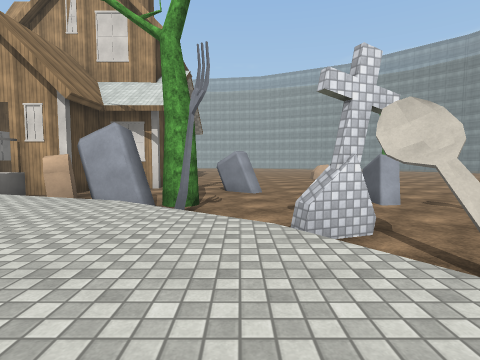
View 1 (above)

24 first-person views from a walk through a Unity game level. The camera is 1.3 m above the floor, tilts 4° down and sees 80° across. The floor is counted in squares, 2.4 m on a side. Each view is taken from the middle of a square. On the plan, view 1 faces up. The plan holds only what a view shows up to about 9 squares ahead; the rest is blank. The place goes on beyond the plan. The player character is not drawn. Some animated figures are not drawn. Door leaves are left out, so doorways stand open. Some surface patterns are stand-ins.

View 2
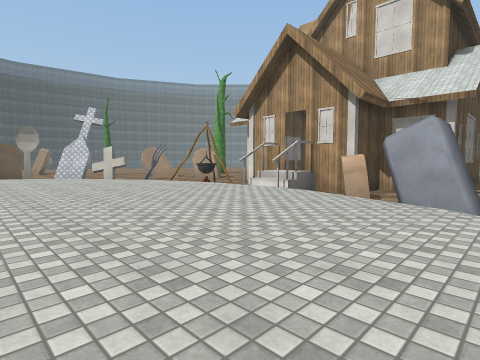

View 3
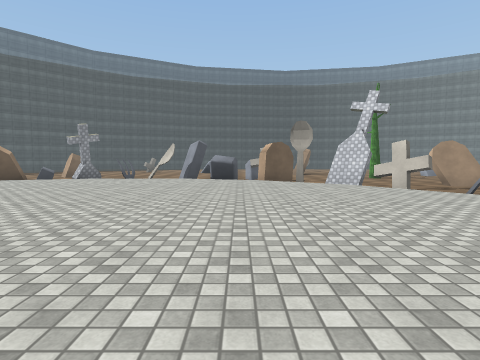

View 4
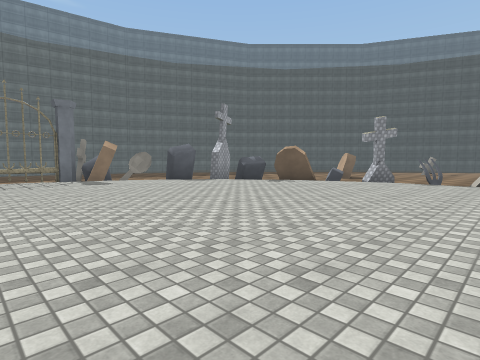

View 5
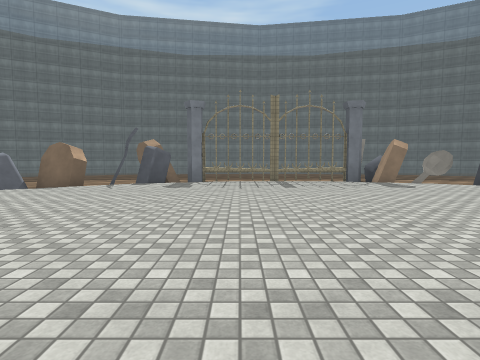

View 6
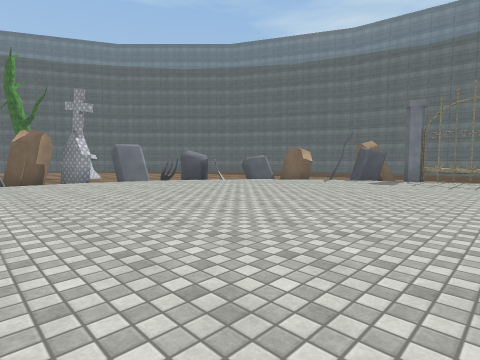

View 7
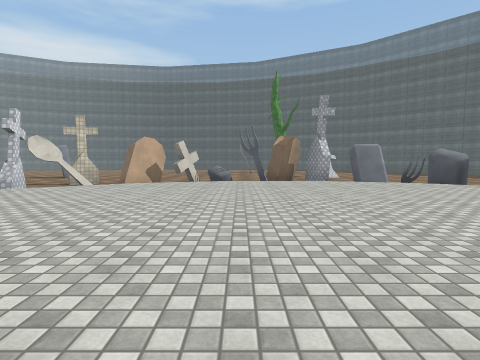

View 8
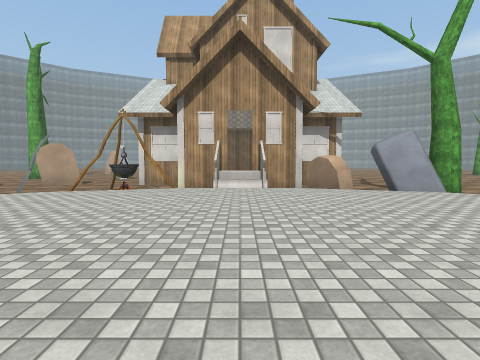

View 9
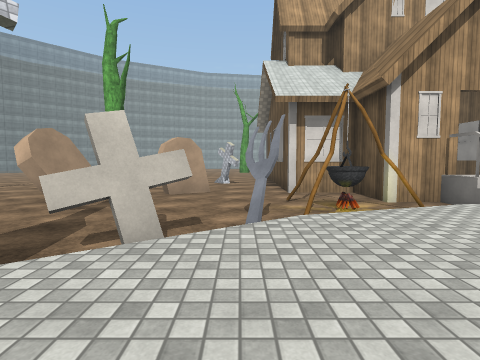

View 10
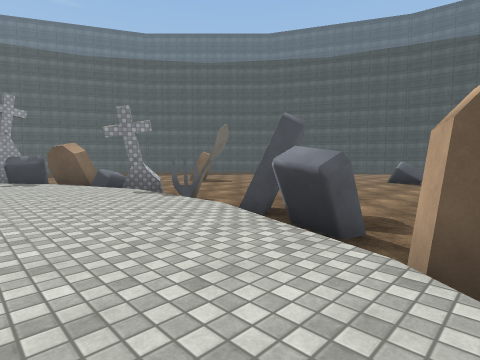

View 11
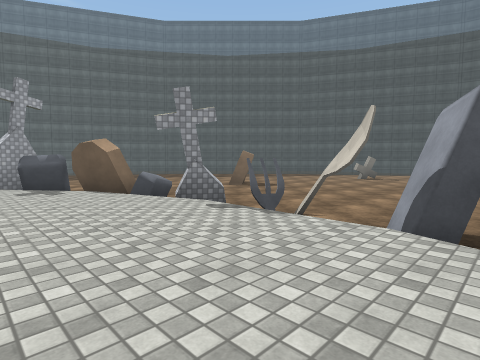

View 12
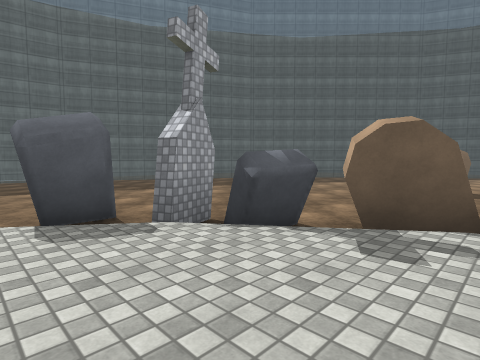

View 13
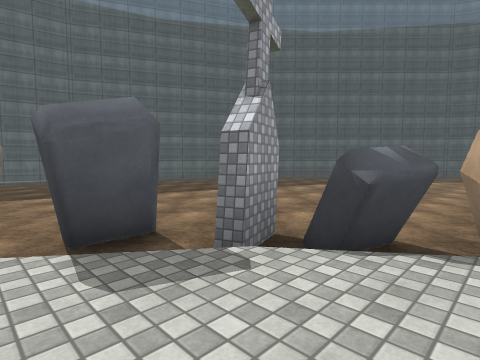

View 14
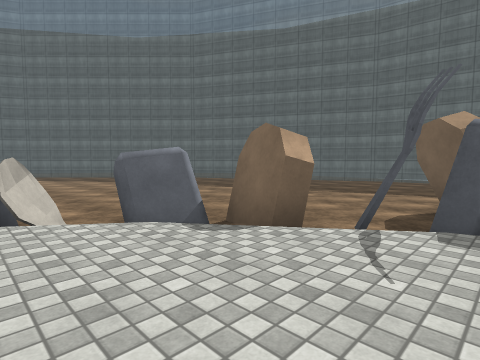

View 15
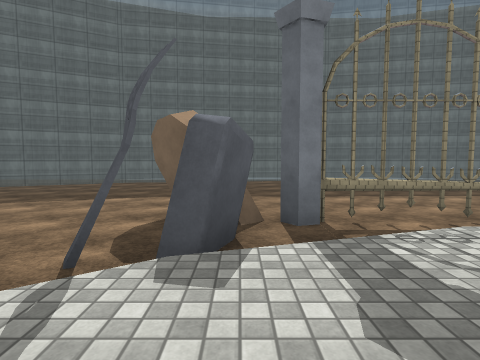

View 16
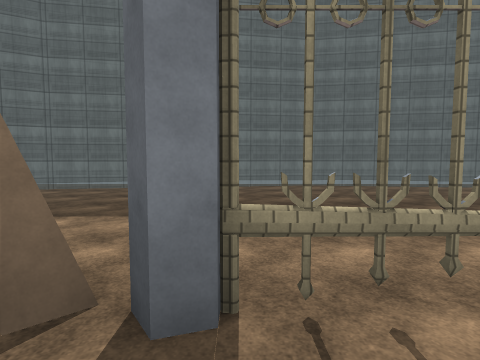

View 17
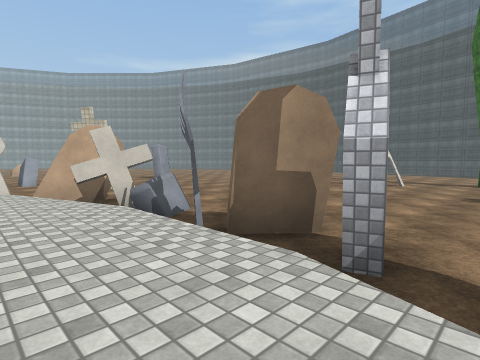

View 18
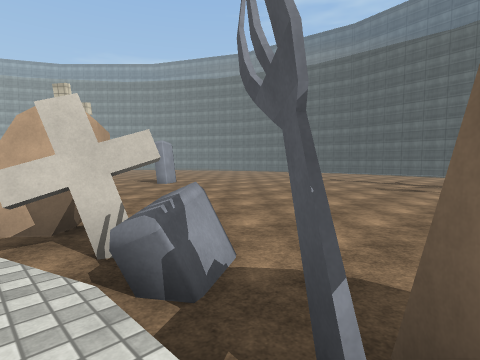

View 19
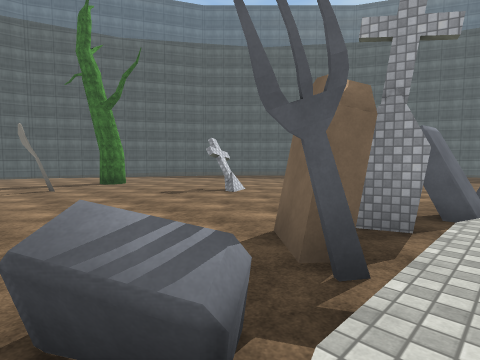

View 20
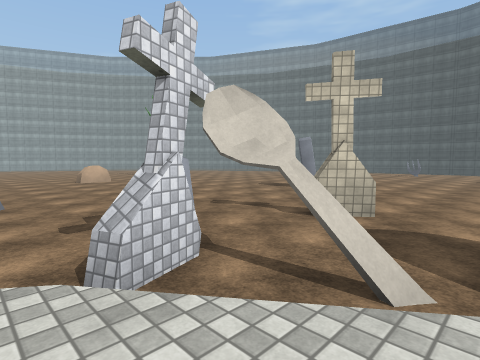

View 21
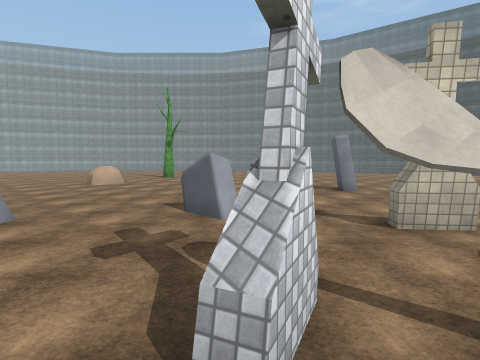

View 22
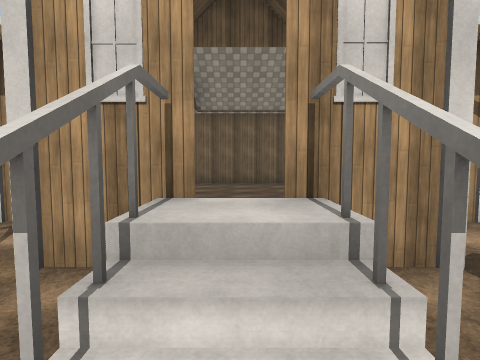

View 23
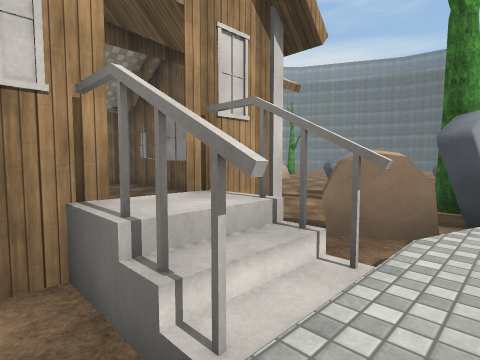

View 24
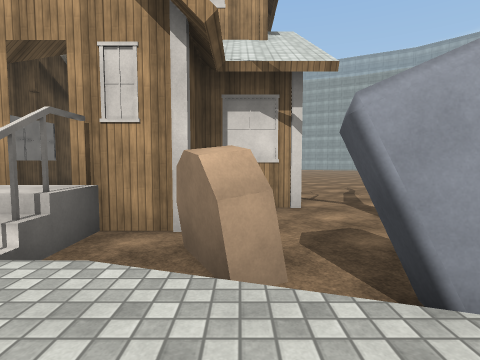

### Floor plan
Key: @ floor where view 1 was taken; # wall or solid block; x gap in a wall; . main floor; : floor 0.5 m higher than the main floor; / step, stairs or slope; D open door; = window, fence, low wall or low ledge; ^ raised ledge; T tree; O other object.
Columns run from 18 left of view 1 to 13 right of it. Each row starts with its distance up from view 1.
 13             ...    ..
 12             #####.....
 11           # ....#....^.
 10   ..    .## ...x#.......
  9   ..    .##    .#........
  8    .. ....##   ##........
  7     ....#...# #...#.......
  6      .#...O.#D#.............
  5      .....OO./.#.T...#...#..
  4      ...#///:::/##...........
  3        ##/:::::::///..#.......
  2        #:::::::::::##.........
  1       #/::::::::::::#.........
  0   ....x:::::::::::@:##.........
 -1 .....##:::::::::::::/#..........
 -2 .....#:::::::::::::::/......#...
 -3 ...../:::::::::::::::#..........
 -4 ...../:::::::::::::::#.......T.
 -5 .....x/::::::::::::::x........
 -6 .....=#:::::::::::::##  .#...
 -7 ..#...#::::::::::::/#.  ....
 -8 ......##:::::::::::........
 -9 .......#./::::::::##.......
-10  .......##//::::###........
-11  .........#####x#......
-12  .........# ....##......
-13    .... .   ............
-14    .... .  ...........
-15     .. ..  ...........
-16        .. ............
-17        .......... ..
-18        ..         ..

Where each view was taken, in squares from view 1:
view 1: 0 up, 0 right, facing up
view 2: 0 up, 1 left, facing up-left
view 3: 0 up, 4 left, facing left
view 4: 2 down, 5 left, facing down-left
view 5: 3 down, 4 left, facing down
view 6: 2 down, 5 left, facing down-right
view 7: 2 down, 5 left, facing right
view 8: 1 down, 5 left, facing up
view 9: 1 up, 9 left, facing up
view 10: 1 up, 10 left, facing down-left
view 11: 1 down, 10 left, facing down-left
view 12: 6 down, 9 left, facing down-left
view 13: 7 down, 9 left, facing down-left
view 14: 7 down, 2 left, facing down-right
view 15: 8 down, 2 left, facing down
view 16: 10 down, 3 left, facing down
view 17: 5 down, 1 right, facing up-right
view 18: 3 down, 2 right, facing up-right
view 19: 1 down, 2 right, facing down-right
view 20: 1 up, 0 right, facing up-right
view 21: 2 up, 0 right, facing up-right
view 22: 4 up, 5 left, facing up
view 23: 4 up, 6 left, facing up-right
view 24: 3 up, 3 left, facing up
